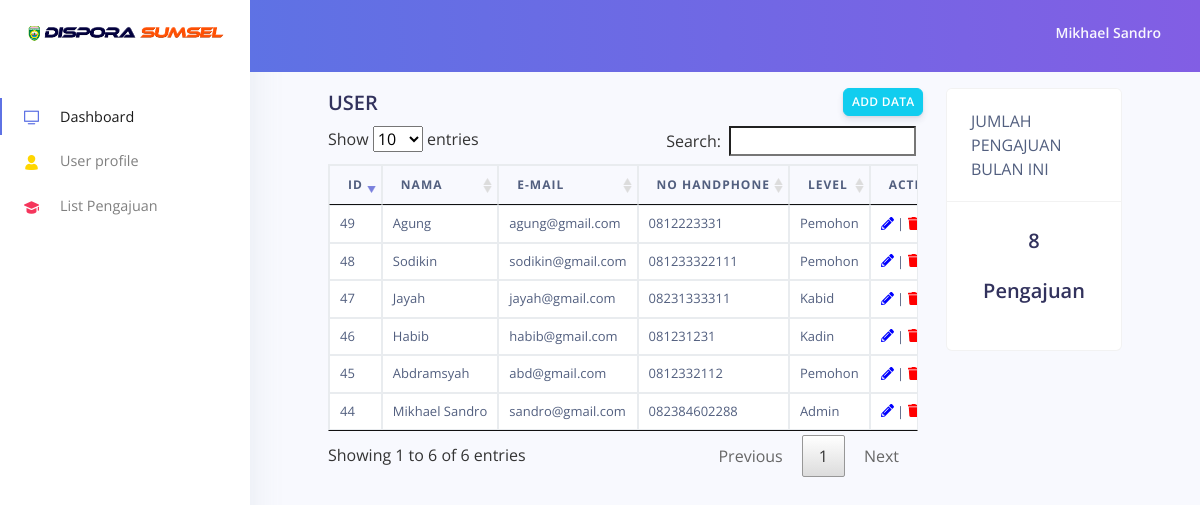
Screenshot of /Admin/index.php (signed in) with the database file from the repository.
### tables this page shows
CREATE TABLE `tb_user` (
  `id_user` int(11) NOT NULL,
  `password` varchar(255) NOT NULL,
  `nama` varchar(50) NOT NULL,
  `no_hp` varchar(20) NOT NULL,
  `email` varchar(50) NOT NULL,
  `level` varchar(10) NOT NULL
);

### admin/page/dashboard.php (the view, shortened to what this page needs)
<?php
include "../includes/conn.php";
?>
<div class="container-fluid">
  <div class="header-body">
    <div class="row">
      <div class="col-lg-9">
        <table class="table table-bordered table-responsive" id="data-transaksi">
          <div class="row">
            <div class="col-lg-10" >
              <h2>USER</h2>
            </div>
            <div class="col-lg-2 text-right">
              <a href="#" type="button" class="btn btn-info btn-sm" data-toggle="modal" data-target="#myModal">ADD DATA</a>
            </div>
          </div>
          <thead>
            <tr>
              <th>ID</th>
              <th>Nama</th>
              <th>E-mail</th>
              <th>No Handphone</th>
              <th>Level</th>
              <th>Action</th>
            </tr>
          </thead>
          <tbody>
            <?php
            $sql = "SELECT * FROM tb_user";
            $query = mysqli_query($link, $sql);
            while ($hasil = mysqli_fetch_array($query)) :
            ?>
              <tr>
                <td><?= $hasil['id_user']; ?></td>
                <td><?= $hasil['nama']; ?></td>
                <td><?= $hasil['email']; ?></td>
                <td><?= $hasil['no_hp']; ?></td>
                <td><?= $hasil['level']; ?></td>
                <td>
                  <a href="#" data-toggle="modal" data-target="#modal-form<?php echo $hasil['id_user']; ?>">
                    <i class='fas fa-pencil-alt' style="color: blue;"></i>
                  </a>
                  |
                  <a href="javascript:hapusData_user('<?= $hasil['id_user']; ?>')">
                    <i class='fas fa-trash' style="color: red;"></i>
                  </a>
                </td>
              </tr>
            <?php endwhile ?>
          </tbody>
        </table>
      </div>
      <div class="col-lg-3">
        <div class="card">
          <div class="card-header">
            JUMLAH PENGAJUAN BULAN INI
          </div>
          <div class="card-body">
            <?php
            $sql_jumlah = "SELECT COUNT(no_ticket) AS jumlah FROM `tb_request` WHERE month(tgl_req) = 07 AND year(tgl_req) = 2022";
            $query_jumlah = mysqli_query($link, $sql_jumlah);
            $jumlah = mysqli_fetch_array($query_jumlah);
            ?>
            <h2 class="card-title text-center"><?= $jumlah['jumlah']?></h2>
            <h2 class="card-title text-center">Pengajuan</h2>
          </div>
        </div>
      </div>
    </div>
  </div>
</div>

### assets/css/all.css (style rules this page uses)
.fa-pencil-alt:before { content: "\f303"; }
.fa-trash:before { content: "\f1f8"; }

### rows the page displays
tb_user: id_user "44", nama "Mikhael Sandro", email "sandro@gmail.com", no_hp "082384602288", level "Admin"
tb_user: id_user "45", nama "Abdramsyah", email "abd@gmail.com", no_hp "0812332112", level "Pemohon"
tb_user: id_user "46", nama "Habib", email "habib@gmail.com", no_hp "081231231", level "Kadin"
tb_user: id_user "47", nama "Jayah", email "jayah@gmail.com", no_hp "08231333311", level "Kabid"
tb_user: id_user "48", nama "Sodikin", email "sodikin@gmail.com", no_hp "081233322111", level "Pemohon"
tb_user: id_user "49", nama "Agung", email "agung@gmail.com", no_hp "0812223331", level "Pemohon"

### other values shown
$_SESSION['nama'] "Mikhael Sandro"
$jumlah['jumlah'] "8"
